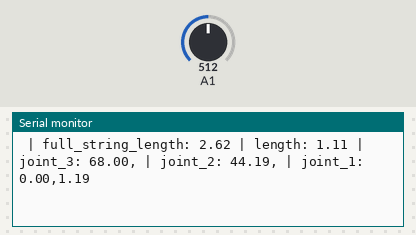
Recording of a sketch running on a simulated Arduino Uno, built with avr-gcc and run on an emulated ATmega328P. Shown: the last lines printed to the serial monitor. The inputs (shaded band) are chosen by the test bench; at power-on: A1 = 512.

Above: at 1.2 s.
1.3 s: A1 set to 646
At 1.37 s:
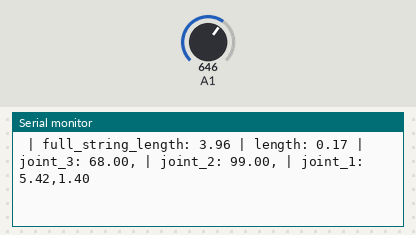
4.3 s: A1 set to 670
At 4.31 s:
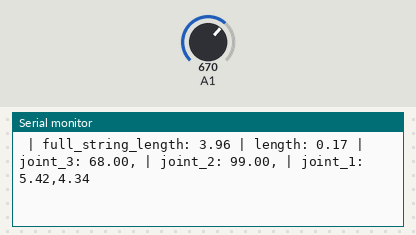
10.3 s: A1 set to 445
At 10.36 s:
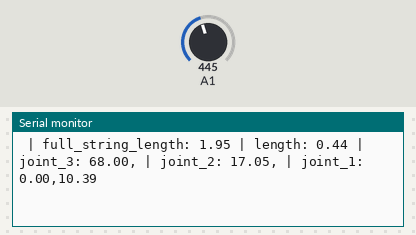
13.3 s: A1 set to 415
At 13.33 s:
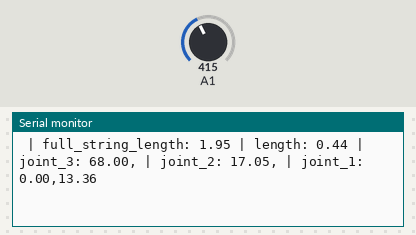
16.3 s: A1 set to 287
At 16.38 s:
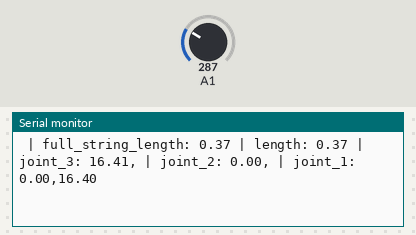
19.3 s: A1 set to 267
At 21.71 s:
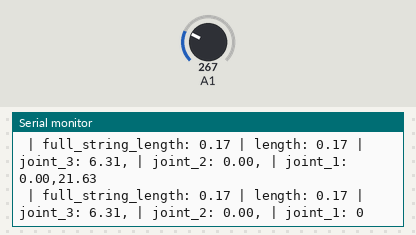
Timing chart, 0 to 21.8 s (numbered marks = the images above; inputs shaded):
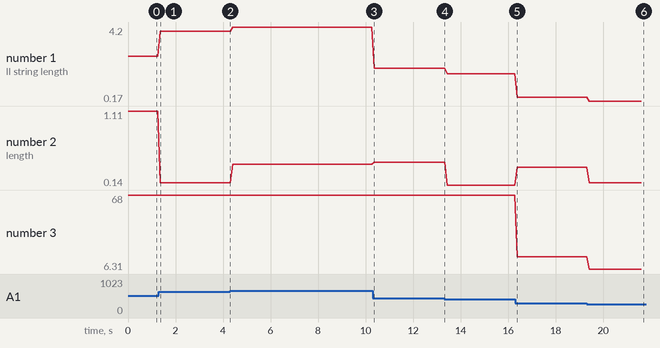

Measured:
- the behaviour switches between 274 and 273 on A1 (found by bisection; images 5 and 6)
- after the input at 1.3 s, the serial monitor: prints a new line after 0.07 s (image 1)
- after the input at 10.3 s, the serial monitor: prints a new line after 0.06 s (image 3)
- after the input at 16.3 s, the serial monitor: prints a new line after 0.07 s (image 5)
- after the input at 19.3 s, the serial monitor: prints a new line after 0.12 s (image 6)
- plotted number 1: 2.62 → 3.96 after the input at 1.3 s, 4.2 → 1.95 after the input at 10.3 s, 1.95 → 1.65 after the input at 13.3 s, 1.65 → 0.37 after the input at 16.3 s, 0.37 → 0.17 after the input at 19.3 s
- plotted number 2: 1.11 → 0.17 after the input at 1.3 s, 0.41 → 0.44 after the input at 10.3 s, 0.44 → 0.14 after the input at 13.3 s, 0.14 → 0.37 after the input at 16.3 s, 0.37 → 0.17 after the input at 19.3 s
- plotted number 3: 68 → 16.41 after the input at 16.3 s, 16.41 → 6.31 after the input at 19.3 s

The sketch:

Forward_and_Reverse_string_potentiometer_to_joint_angles.ino
```cpp
// the setup routine runs once when you press reset:

// Constants
// joint 3
double b3 = 1.2; //cm 1, 1.4
double a3 = 1.3;
// joint 2
double b2 = 1.45;
double a2 = 1.5;
// joint 1
double b1 = 1.8;
double a1 = 1.8;

double string_length = 0;
double cm_travled = 100; //how many potentiometer values equal to 1 cm of string pulled
double offset = 250; // value of potentiometer when all joint angles are zero
double j3_angle = 0;
double j2_angle = 0;
double j1_angle = 0;
double max_j3_length = 1.51; //cm 1.43
double max_j2_length = 3.79; // cm
double max_j1_length = 6.72; //cm
double max_j3_angle = 68; //deg
double max_j2_angle = 99; //deg
double max_j1_angle = 128; //deg

// Reverse
double j1_j2_length = 5.2; //When j3 stops moving //This is because in reverse j1 and j2 are already closed while in forward j3 and j2 close first
double j1_length = 2.52; //when j2 stops moving


double full_string_length = 0;
double previous_full_string_length = full_string_length;

unsigned long current_time = 0;
unsigned long prev_time = 0;
unsigned long start_time;


void setup() {
  // initialize serial communication at 9600 bits per second:
  Serial.begin(9600);


  // // Wait for a signal from the Python script
  // while (!Serial.available()) {
  //   // Do nothing until data is available
  // }
  // Serial.read(); // Read the signal (assume it's a single byte)
  // delay(220);
  // start_time = millis();


}

// the loop routine runs over and over again forever:
void loop() {
  float dt = 0.03;
  // float total_time = 1; //sec
  // while (millis() - start_time < total_time * 1000) {

  int sensorValue = analogRead(A1);
  // read the input on analog pin 0:
  sensorValue = sensorValue - offset;
  if (sensorValue < 0){
    sensorValue = 0;
  }


  // print out the value you read:
  // Serial.print(sensorValue);

  string_length = get_length(sensorValue);
  full_string_length = get_length(sensorValue);


  // // Forward
  // if(previous_full_string_length < full_string_length){
    // Serial.print(" forward ");
  if(full_string_length >= 0 && full_string_length <= max_j3_length){
    // joint 3 moves

    j3_angle = get_joint_angle(a3, b3, string_length);
    j2_angle = 0;
    j1_angle = 0;
  }
  else if (full_string_length >= max_j3_length && full_string_length <= max_j2_length){
    string_length = string_length - max_j3_length;
    j3_angle = max_j3_angle;
    j2_angle = get_joint_angle(a2, b2, string_length);
    j1_angle = 0;
  }

  else if (full_string_length >= max_j2_length && full_string_length <= max_j1_length){
    string_length = string_length - max_j2_length;
    j3_angle = max_j3_angle;
    j2_angle = max_j2_angle;
    j1_angle = get_joint_angle(a1, b1, string_length);
  }
  // }

  //Reverse Mid to forward*****************************************************************************************************************


  // // Reverse
  // else if(previous_full_string_length > full_string_length){
  //   // Serial.print(" reverse ");
  //   if(full_string_length >= j1_j2_length){
  //   // joint 3 moves
  //     string_length = string_length - j1_j2_length;
  //     j3_angle = get_joint_angle(a3, b3, string_length);
  //     j2_angle = max_j2_angle;
  //     j1_angle = max_j1_angle;
  //   } //joint 2 moves
  //   else if(full_string_length < j1_j2_length && full_string_length >= j1_length){
  //     string_length = string_length - j1_length;
  //     j3_angle = 0;
  //     j2_angle = get_joint_angle(a2, b2, string_length);
  //     j1_angle = max_j1_angle;
  //   } // Joint 1 moves
  //   else if (full_string_length < j1_length){
  //   // string_length = string_length - max_j2_length;
  //   j3_angle = 0;
  //   j2_angle = 0;
  //   j1_angle = get_joint_angle(a1, b1, string_length);
  // }
  // }


  // // else if(string_length >= max_j3_length && <= max_j2_length){

  // // }
  Serial.print(" | full_string_length: ");
  Serial.print(full_string_length);
  Serial.print(" | length: ");
  Serial.print(string_length);
  Serial.print(" | joint_3: ");
  Serial.print(j3_angle);
  Serial.print(",");
  Serial.print(" | joint_2: ");
  Serial.print(j2_angle);
  Serial.print(",");
  Serial.print(" | joint_1: ");
  Serial.print(j1_angle);

  Serial.print(",");
  current_time = millis() - start_time;
  Serial.println(current_time/1000.0);

  previous_full_string_length = full_string_length;

  delay(dt * 1000);  // Ensure delay matches dt
  // delay(10);  // delay in between reads for stability
// }

}

// convert deg to rad
double rad(double deg){
  double rad = deg*(3.14/180);
  return rad;
}
// convert rad to deg
double deg(double rad){
  double deg = rad*(180/3.14);
  return deg;
}

// convert potentiometer value to cm
double get_length(double pot_val){
  double length = pot_val/cm_travled;
  return length; //in cm
}
// use cos law to get joint angle
// a and b are distances from joint to string. C is length of string
double get_joint_angle(double a, double b, double c){
  // Calculate the value inside acos
  double cos_angle = (sq(c) - sq(a) - sq(b))/(-2*a*b);
  // Serial.print(" a: ");
  // Serial.print(a);
  // Serial.print("| b: ");
  // Serial.print(a);
  // Serial.print("| c: ");
  // Serial.print(c);

  // Clamp the value within the valid range for acos
  // Serial.print("| cos angle: ");
  // Serial.print(cos_angle);
  if (cos_angle > 1.0) {
    cos_angle = 1.0;}

  double angle = acos(cos_angle); // angle in radians
  // Serial.print(" | cos: ");
  // Serial.print((cos_angle));
  // Serial.print(" | deg: ");
  // Serial.println(deg(angle));

  // if(isnan(angle)){ // when c = 0 acos returns error so angle become NaN.
  //   angle = 0;
  // }
  angle = deg(angle); //angle in deg
  return angle;
  }
```
